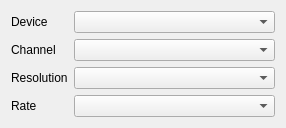
<?xml version="1.0" encoding="UTF-8"?>
<ui version="4.0">
 <class>VideoSettings</class>
 <widget class="QWidget" name="VideoSettings">
  <property name="geometry">
   <rect>
    <x>0</x>
    <y>0</y>
    <width>286</width>
    <height>116</height>
   </rect>
  </property>
  <property name="sizePolicy">
   <sizepolicy hsizetype="Preferred" vsizetype="Minimum">
    <horstretch>0</horstretch>
    <verstretch>0</verstretch>
   </sizepolicy>
  </property>
  <layout class="QGridLayout" name="gridLayout">
   <item row="3" column="1">
    <widget class="AutoComboBox" name="m_pRate">
     <property name="sizePolicy">
      <sizepolicy hsizetype="Expanding" vsizetype="Fixed">
       <horstretch>0</horstretch>
       <verstretch>0</verstretch>
      </sizepolicy>
     </property>
    </widget>
   </item>
   <item row="3" column="0">
    <widget class="QLabel" name="label_3">
     <property name="text">
      <string>Rate</string>
     </property>
    </widget>
   </item>
   <item row="1" column="0">
    <widget class="QLabel" name="label">
     <property name="text">
      <string>Channel</string>
     </property>
    </widget>
   </item>
   <item row="1" column="1">
    <widget class="AutoComboBox" name="m_pChannel">
     <property name="sizePolicy">
      <sizepolicy hsizetype="Expanding" vsizetype="Fixed">
       <horstretch>0</horstretch>
       <verstretch>0</verstretch>
      </sizepolicy>
     </property>
    </widget>
   </item>
   <item row="2" column="1">
    <widget class="AutoComboBox" name="m_pResolution">
     <property name="sizePolicy">
      <sizepolicy hsizetype="Expanding" vsizetype="Fixed">
       <horstretch>0</horstretch>
       <verstretch>0</verstretch>
      </sizepolicy>
     </property>
    </widget>
   </item>
   <item row="2" column="0">
    <widget class="QLabel" name="label_2">
     <property name="text">
      <string>Resolution</string>
     </property>
    </widget>
   </item>
   <item row="0" column="1">
    <widget class="AutoComboBox" name="m_pDevice"/>
   </item>
   <item row="0" column="0">
    <widget class="QLabel" name="label_4">
     <property name="text">
      <string>Device</string>
     </property>
    </widget>
   </item>
  </layout>
 </widget>
 <customwidgets>
  <customwidget>
   <class>AutoComboBox</class>
   <extends>QComboBox</extends>
   <header>widgets/autocombobox.h</header>
  </customwidget>
 </customwidgets>
 <resources/>
 <connections>
  <connection>
   <sender>m_pDevice</sender>
   <signal>currentIndexChanged(int)</signal>
   <receiver>VideoSettings</receiver>
   <slot>slotDeviceChanged(int)</slot>
   <hints>
    <hint type="sourcelabel">
     <x>272</x>
     <y>14</y>
    </hint>
    <hint type="destinationlabel">
     <x>287</x>
     <y>12</y>
    </hint>
   </hints>
  </connection>
  <connection>
   <sender>m_pChannel</sender>
   <signal>currentIndexChanged(int)</signal>
   <receiver>VideoSettings</receiver>
   <slot>slotChannelChanged(int)</slot>
   <hints>
    <hint type="sourcelabel">
     <x>266</x>
     <y>38</y>
    </hint>
    <hint type="destinationlabel">
     <x>284</x>
     <y>42</y>
    </hint>
   </hints>
  </connection>
  <connection>
   <sender>m_pResolution</sender>
   <signal>currentIndexChanged(int)</signal>
   <receiver>VideoSettings</receiver>
   <slot>slotResolutionChanged(int)</slot>
   <hints>
    <hint type="sourcelabel">
     <x>279</x>
     <y>75</y>
    </hint>
    <hint type="destinationlabel">
     <x>283</x>
     <y>74</y>
    </hint>
   </hints>
  </connection>
  <connection>
   <sender>m_pRate</sender>
   <signal>currentIndexChanged(int)</signal>
   <receiver>VideoSettings</receiver>
   <slot>slotRateChanged(int)</slot>
   <hints>
    <hint type="sourcelabel">
     <x>271</x>
     <y>102</y>
    </hint>
    <hint type="destinationlabel">
     <x>289</x>
     <y>100</y>
    </hint>
   </hints>
  </connection>
 </connections>
 <slots>
  <slot>slotReloadDevices()</slot>
  <slot>slotDeviceChanged(int)</slot>
  <slot>slotChannelChanged(int)</slot>
  <slot>slotResolutionChanged(int)</slot>
  <slot>slotRateChanged(int)</slot>
 </slots>
</ui>
